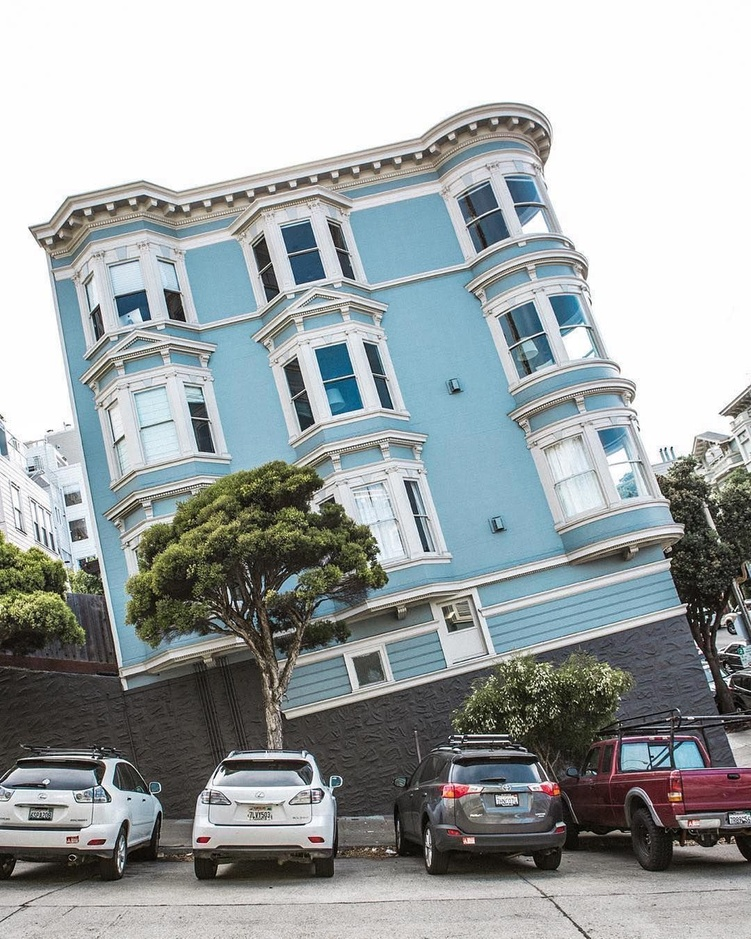
#> input picture sample_photos/tipsy_house.jpg, 751 x 939 px, shrunk from 1080 x 1350 before the run
$ python play_with_images_3.py
#> lines starting #> are read from the running program, lines starting #| are printed output that depends on the picture; after the words box and inside, x2 and y2 are one past the last pixel; in counts of white or black regions, pixels touching at a corner belong together
import cv2
import numpy as np
from matplotlib import pyplot as plt
from matplotlib import image as image

toProcess = "../sample_photos/tipsy_house.jpg"
image = cv2.imread(toProcess)
#> image is the input picture: shape (939, 751, 3); mean B, G, R 166, 165.4, 159.6
bilateralBlurStrength = 9
blurredImg = cv2.bilateralFilter(image, bilateralBlurStrength, 150, 150)

edges = cv2.Canny(image, 100,150)
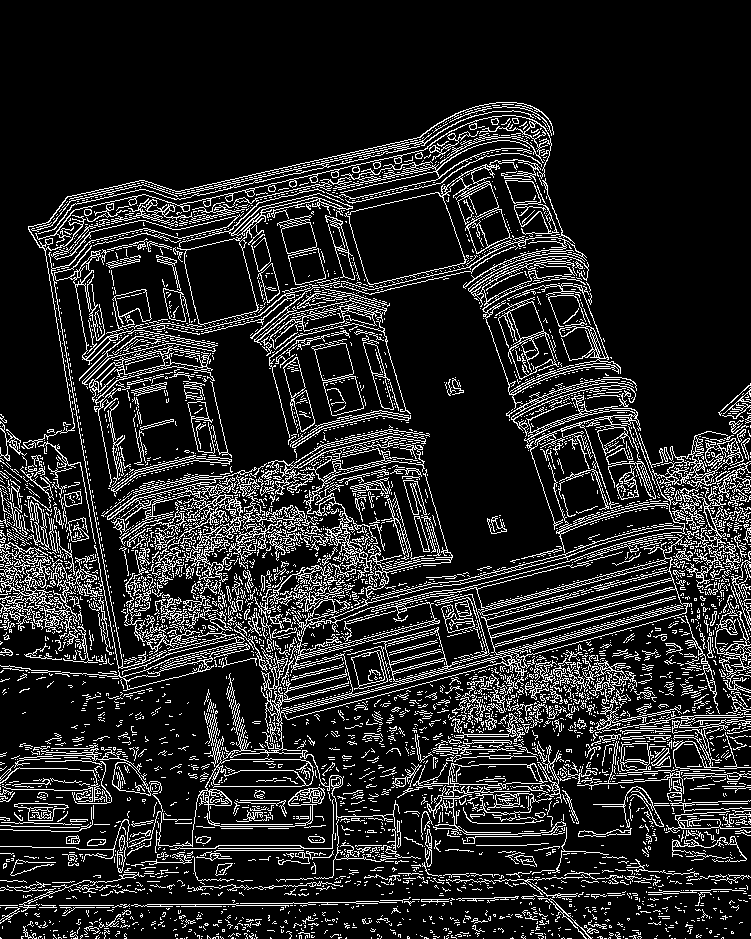
#> edges: shape (939, 751); 14.6% white in thin lines or dots, all inside (x1, y1, x2, y2) = (0, 102, 751, 939)
edges2 = cv2.Canny(blurredImg, 100,150)
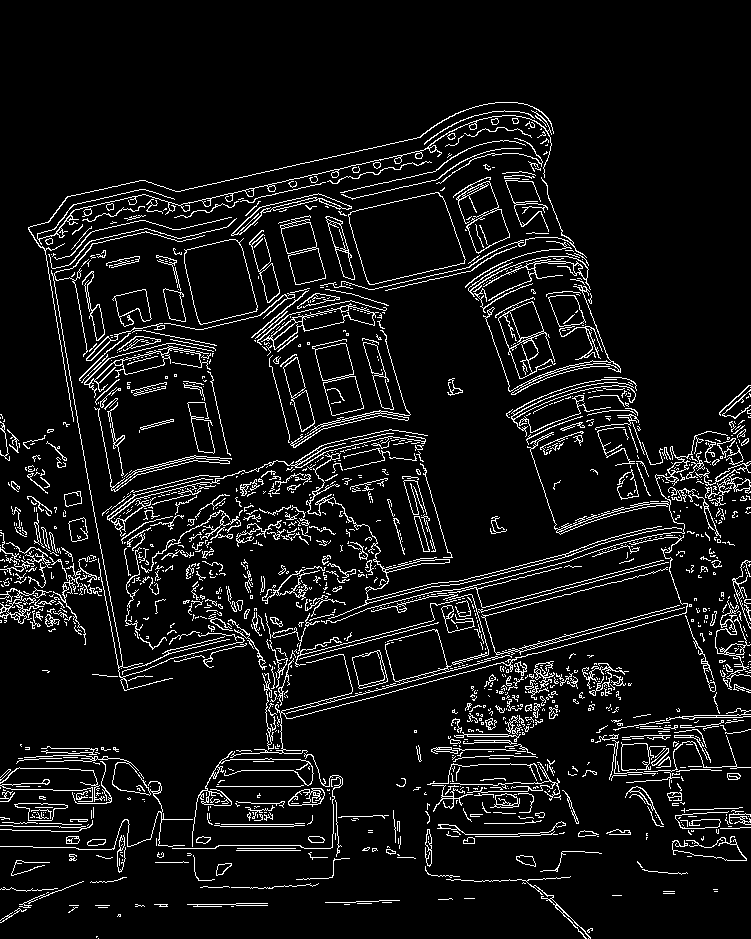
#> edges2: shape (939, 751); 7.7% white in thin lines or dots, all inside (x1, y1, x2, y2) = (0, 102, 751, 939)

fig, axs = plt.subplots(2, 1, gridspec_kw = {'wspace':0, 'hspace':0.01})

axs[0].imshow(edges, cmap='gray')
axs[0].axis('off')
axs[1].imshow(edges2, cmap='gray')
axs[1].axis('off')

cv2.imwrite('no_filter.jpg', edges)
cv2.imwrite('bilateral_filter.jpg', edges2)
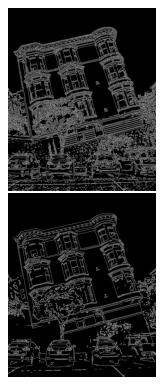
#> figure drawn by matplotlib, 2 panels

$ run again, with sample_photos/0001.jpg copied over sample_photos/tipsy_house.jpg
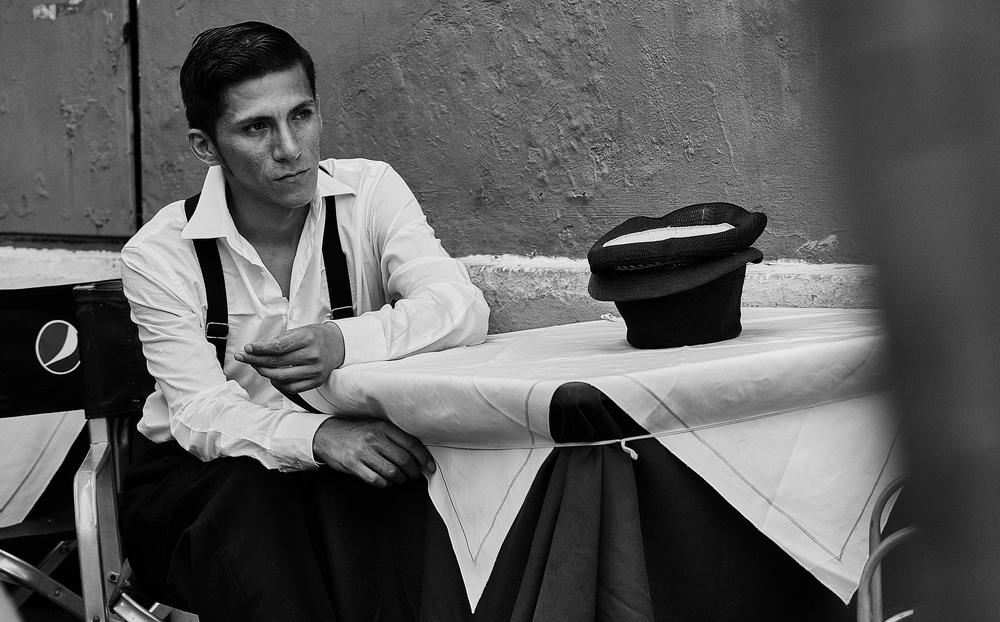
#> input picture sample_photos/0001.jpg, 1000 x 622 px, shrunk from 1920 x 1194 before the run
#> image is the input picture: shape (622, 1000, 3); min 0, max 255, mean 94
#> `edges = cv2.Canny(image, 100,150)`:
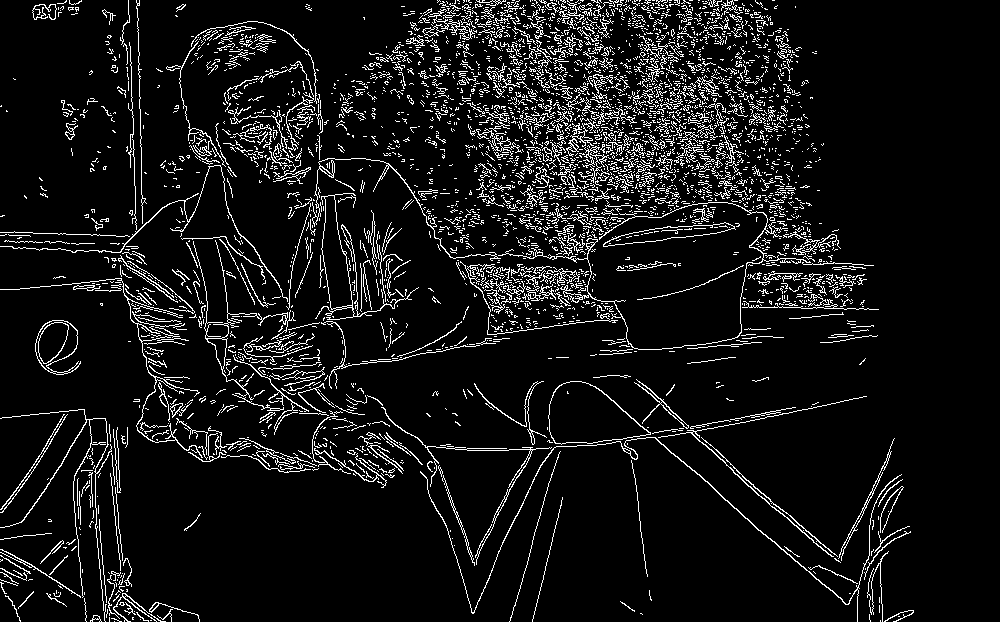
#> edges: shape (622, 1000); 8.2% white in thin lines or dots
#> edges2: shape (622, 1000); 2.2% white in thin lines or dots
#> `cv2.imwrite('bilateral_filter.jpg', edges2)`:
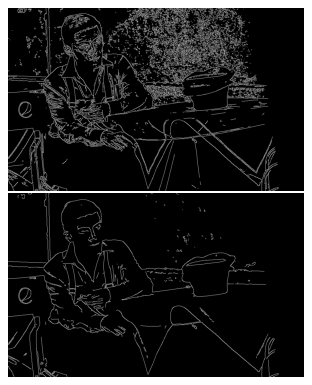
#> figure drawn by matplotlib, 2 panels

$ run again, with sample_photos/0002.jpg copied over sample_photos/tipsy_house.jpg
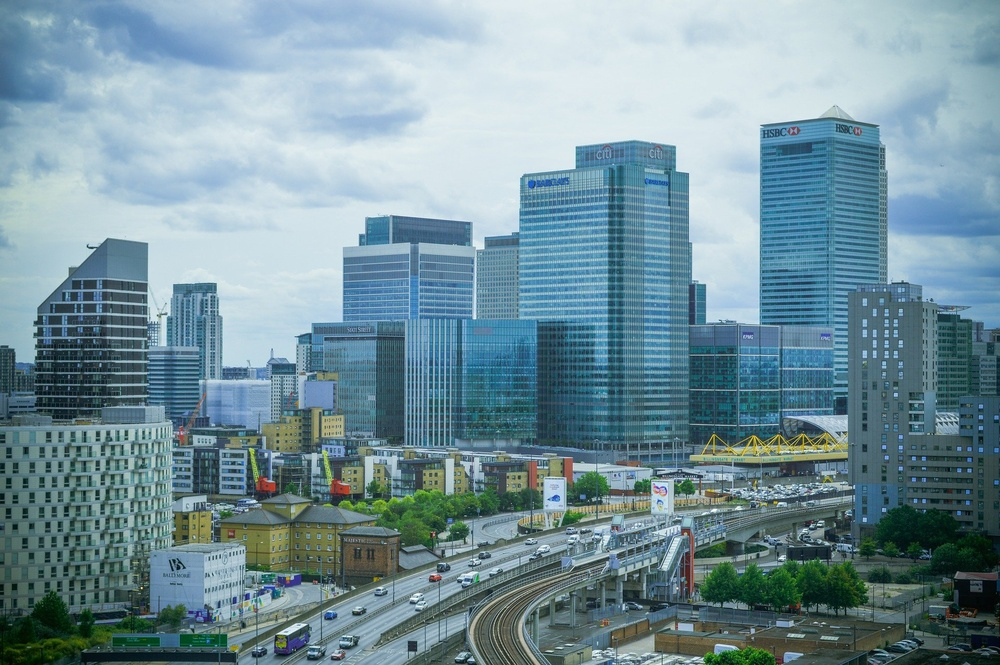
#> input picture sample_photos/0002.jpg, 1000 x 665 px, shrunk from 1920 x 1276 before the run
#> image is the input picture: shape (665, 1000, 3); mean B, G, R 155.8, 146.2, 117.5
#> `edges = cv2.Canny(image, 100,150)`:
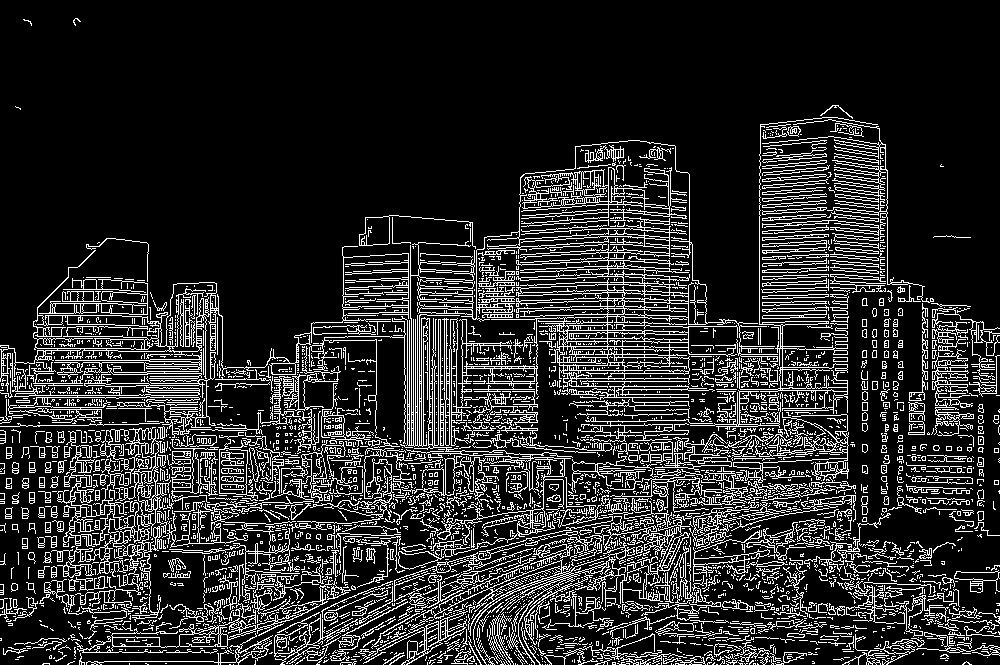
#> edges: shape (665, 1000); 16.3% white in thin lines or dots
#> edges2: shape (665, 1000); 6.2% white in thin lines or dots, all inside (x1, y1, x2, y2) = (0, 113, 1000, 665)
#> `cv2.imwrite('bilateral_filter.jpg', edges2)`:
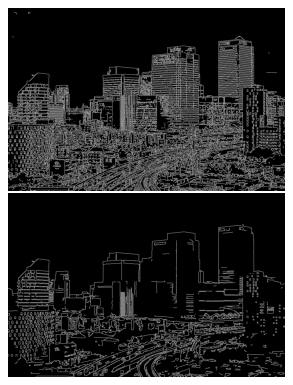
#> figure drawn by matplotlib, 2 panels
